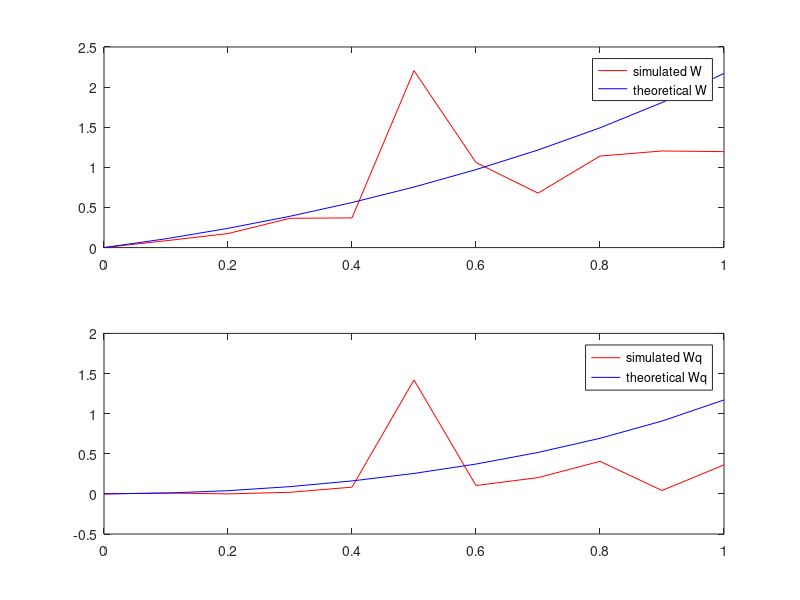

This figure's MATLAB source: (Note: this script raises an error after producing the figure.)
clear;
clc;
%M/M/1 with Bulk Service Simulation
K=input('Please Input Total Customer Number:'); %Total number of Customers
Lambda=1;%Arrival Rate
InterArrival_mean=1/Lambda;%inter arrival time mean as exponential distribution
Rho=zeros(1,10);%Utilization
W=zeros(1,10);
Wq=zeros(1,10);
T_W=zeros(1,10);
T_Wq=zeros(1,10);

for Rho_i=1:1:10
    Mu=Lambda/(Rho_i/10);%service rate
    Service_mean=1/Mu; %service time mean as exponential distribution
    
    Alpha=(sqrt(1+4*Lambda/Mu)-1)/2;
    T_Wq(Rho_i)=Alpha/((1-Alpha)*(Lambda+Mu*(1-Alpha)));
    T_W(Rho_i)=T_Wq(Rho_i)+Service_mean;

    Arrival_Time=zeros(1,K); 
    Leaving_Time=zeros(1,K);
    Arrival_Num=zeros(1,K);
    Leaving_Num=zeros(1,K);

    InterArrival_Time=exprnd(InterArrival_mean,1,K);
    Service_Time=exprnd(Service_mean,1,K);
    Arrival_Time(1)=InterArrival_Time(1);%initial value of Arrival time
    Arrival_Num(1)=1;%Arrival Number of Customer
    Leaving_Time(1)=Arrival_Time(1)+Service_Time(1);%initial value of Leaving time
    Leaving_Num(1)=1;%initial value of Leaving number
    
    for i=2:K
        Arrival_Time(i)=Arrival_Time(i-1)+InterArrival_Time(i);
        Arrival_Num(i)=i;
    end


    N=2;
    while N<K+1
        if  Leaving_Time(N-1)<=Arrival_Time(N)%after the N-1st customer leaves, the N+1st customer just arrives or haven't arrived yet.
            Leaving_Time(N)=Arrival_Time(N)+Service_Time(N);
            Leaving_Num(N)=N;
            N=N+1;
        elseif N<K&&Leaving_Time(N-1)>Arrival_Time(N+1)%after N-1st customer leaves, N+1st customer already in the Q
            Leaving_Time(N)=Leaving_Time(N-1)+Service_Time(N);
            Service_Time(N+1)=Service_Time(N);%the Nth customer and the N+1st customer share the server time      
            Leaving_Time(N+1)=Leaving_Time(N);      
            Leaving_Num(N)=N;
            Leaving_Num(N+1)=N+1;
            N=N+2;%loop to the N+2nd customer
        else %after the N-1st customer leaves, only Nth customer is in the system
            Leaving_Time(N)=Leaving_Time(N-1)+Service_Time(N);
            Leaving_Num(N)=N;
            N=N+1;%loop for 1
        end
    end



    W_Response=Leaving_Time-Arrival_Time; %Response Time in System
    Avg_W_Response=mean(W_Response);%Average Response Time in System
    W_Queue=W_Response-Service_Time;%Waiting Time in Queue
    Avg_W_Queue=mean(W_Queue);%Average Waiting Time in Queue

    Rho(Rho_i)=Rho_i/10;
    W(Rho_i)=Avg_W_Response;
    Wq(Rho_i)=Avg_W_Queue;
end

    figure(1);
    subplot(2,1,1);
    title('W');
    plot([0 Rho],[0 W],'r');
    hold on;
    plot([0 Rho],[0 T_W],'b');
    legend('simulated W','theoretical W');
    hold off;
    
    subplot(2,1,2);
    title('Wq');
    plot([0 Rho],[0 Wq],'r');
    hold on;
    plot([0 Rho],[0 T_Wq],'b');
    legend('simulated Wq','theoretical Wq');
    hold off;
    



    disp(['W=             ',num2str(roundn(W,-5))]);
    disp(['Theoretical W=    ',num2str(roundn(T_W,-5))]);
    disp(['Wq=            ',num2str(roundn(Wq,-5))]);
    disp(['Theoretical Wq=   ',num2str(roundn(T_Wq,-5))]);
